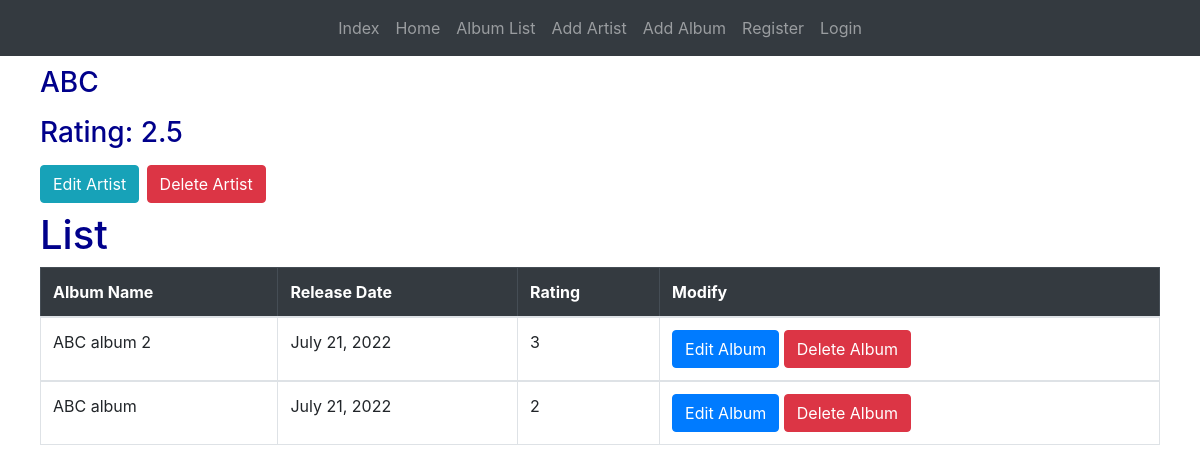
Screenshot of /album_list/5/ with the database file from the repository.
### home/models.py (models this page shows, shortened)
class Musician(models.Model):
    artistName = models.CharField(max_length=25)
    type = models.CharField(max_length=15)
    image = models.ImageField(blank=True)
    def __str__(self):
        return self.artistName

class Album(models.Model):
    artist = models.ForeignKey(Musician, on_delete=models.CASCADE)
    albumName = models.CharField(max_length=20)
    releaseDate = models.DateField(auto_now=True)
    image = models.ImageField(blank=True)
    score = (
        (0, 'Not Good'),
        (1, 'Not Bad'),
        (2, 'Ok'),
        (3, 'Good'),
        (4, 'Cool'),
        (5, 'Awesome')
    )
    rating = models.IntegerField(choices=score)

### home/views.py (the view)
# urls.py: path('album_list/<int:id>/', views.artist_album_view, name='artist_album_view'),
def artist_album_view(request, id):
    artist_detail_list = models.Musician.objects.get(pk=id)
    artist_album_list = models.Album.objects.filter(artist=id).order_by('-id')
    artist_album_average = models.Album.objects.filter(artist=id).aggregate(Avg('rating'))
    return render(request, 'album_list.html', context={
        'artist_detail_view': artist_detail_list,
        'artist_album_view': artist_album_list,
        'artist_rating_view': artist_album_average
    })

### templates/album_list.html
{% extends 'base.html' %}
{% load static %}
{% block content %}
<h3>
    <p>{{ artist_detail_view }}</p>
    <p>Rating: {{ artist_rating_view.rating__avg }}</p>
    <a href="{% url 'artist_edit_view' id=artist_detail_view.id %}" class="btn btn-info">Edit Artist</a>
    <a href="{% url 'musician_delete_view' id=artist_detail_view.id %}" class="btn btn-danger">Delete Artist</a>
</h3>
<h1>List</h1>
{% if artist_album_view %}
<table class="table table-bordered">
    <thead class="table-dark">
        <th>Album Name</th>
        <th>Release Date</th>
        <th>Rating</th>
        <th>Modify</th>
    </thead>
    {% for album in artist_album_view %}
    <tbody>
        <td>{{ album.albumName }}</td>
        <td>{{ album.releaseDate }}</td>
        <td>{{ album.rating }}</td>
        <td><a href="{% url 'album_edit_view' album_id=album.id %}" class="btn btn-primary">Edit Album</a>
            <a href="{% url 'album_delete_view' album_id=album.id %}" class="btn btn-danger">Delete Album</a></td>
    </tbody>
    {% endfor %}
</table>
{% else %}
<h2>NO ALBUM YET</h2>
{% endif %}
{% endblock %}

### rows the page displays
Musician: artistName "ABC"
Album: albumName "ABC album 2", releaseDate "July 21, 2022", rating "3"
Album: albumName "ABC album", releaseDate "July 21, 2022", rating "2"

### other values shown
{{ artist_rating_view.rating__avg }} "2.5"
